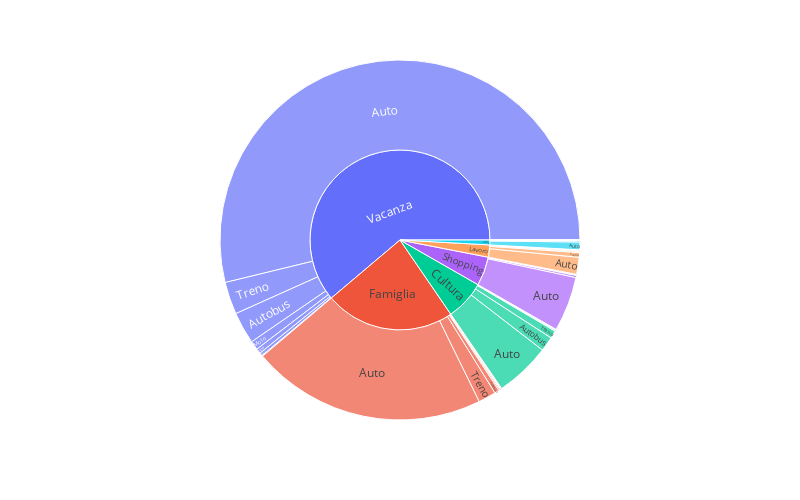

Write notebook code for a chart like this one.
### Code cell
#Creazione Dashboard
new_data = data[data['DEST_EIE' ]== 1]
new_data
fig = px.sunburst(new_data, path=['Motivo del Viaggio','Mezzo di Trasporto'], width=800, height=500)

fig.show()
# SUNBURST
#TODO mostrare che per lavoro si preferisce mezzi pubblici

### Figure 1 — Plotly figure (JSON) as saved in the notebook; plotly's stock layout.template omitted (floating-point values rounded to 4 significant figures)
{"data": [{"branchvalues": "total", "domain": {"x": [0, 1], "y": [0, 1]}, "hovertemplate": "labels=%{label}<br>count=%{value}<br>parent=%{parent}<br>id=%{id}<extra></extra>", "ids": ["Altro/Aereo", "Cultura/Aereo", "Famiglia/Aereo", "Lavoro/Aereo", "Vacanza/Aereo", "Altro/Altro", "Cultura/Altro", "Famiglia/Altro", "Lavoro/Altro", "Shopping/Altro", "Vacanza/Altro", "Altro/Auto", "Cultura/Auto", "Famiglia/Auto", "Lavoro/Auto", "Shopping/Auto", "Vacanza/Auto", "Altro/Autobus", "Cultura/Autobus", "Famiglia/Autobus", "Lavoro/Autobus", "Shopping/Autobus", "Vacanza/Autobus", "Altro/Moto", "Cultura/Moto", "Famiglia/Moto", "Lavoro/Moto", "Shopping/Moto", "Vacanza/Moto", "Altro/Nave", "Cultura/Nave", "Famiglia/Nave", "Lavoro/Nave", "Shopping/Nave", "Vacanza/Nave", "Altro/Treno", "Cultura/Treno", "Famiglia/Treno", "Lavoro/Treno", "Shopping/Treno", "Vacanza/Treno", "Altro", "Cultura", "Famiglia", "Lavoro", "Shopping", "Vacanza"], "labels": ["Aereo", "Aereo", "Aereo", "Aereo", "Aereo", "Altro", "Altro", "Altro", "Altro", "Altro", "Altro", "Auto", "Auto", "Auto", "Auto", "Auto", "Auto", "Autobus", "Autobus", "Autobus", "Autobus", "Autobus", "Autobus", "Moto", "Moto", "Moto", "Moto", "Moto", "Moto", "Nave", "Nave", "Nave", "Nave", "Nave", "Nave", "Treno", "Treno", "Treno", "Treno", "Treno", "Treno", "Altro", "Cultura", "Famiglia", "Lavoro", "Shopping", "Vacanza"], "name": "", "parents": ["Altro", "Cultura", "Famiglia", "Lavoro", "Vacanza", "Altro", "Cultura", "Famiglia", "Lavoro", "Shopping", "Vacanza", "Altro", "Cultura", "Famiglia", "Lavoro", "Shopping", "Vacanza", "Altro", "Cultura", "Famiglia", "Lavoro", "Shopping", "Vacanza", "Altro", "Cultura", "Famiglia", "Lavoro", "Shopping", "Vacanza", "Altro", "Cultura", "Famiglia", "Lavoro", "Shopping", "Vacanza", "Altro", "Cultura", "Famiglia", "Lavoro", "Shopping", "Vacanza", "", "", "", "", "", ""], "type": "sunburst", "values": [1, 3, 20, 11, 29, 2, 31, 41, 34, 8, 168, 258, 1843, 7810, 564, 1826, 19926, 20, 488, 152, 37, 25, 1060, 1, 17, 21, 3, 2, 296, 2, 16, 30, 6, 1, 101, 39, 257, 587, 156, 69, 1078, 323, 2655, 8661, 811, 1931, 22658]}], "layout": {"height": 500, "legend": {"tracegroupgap": 0}, "margin": {"t": 60}, "width": 800}}
